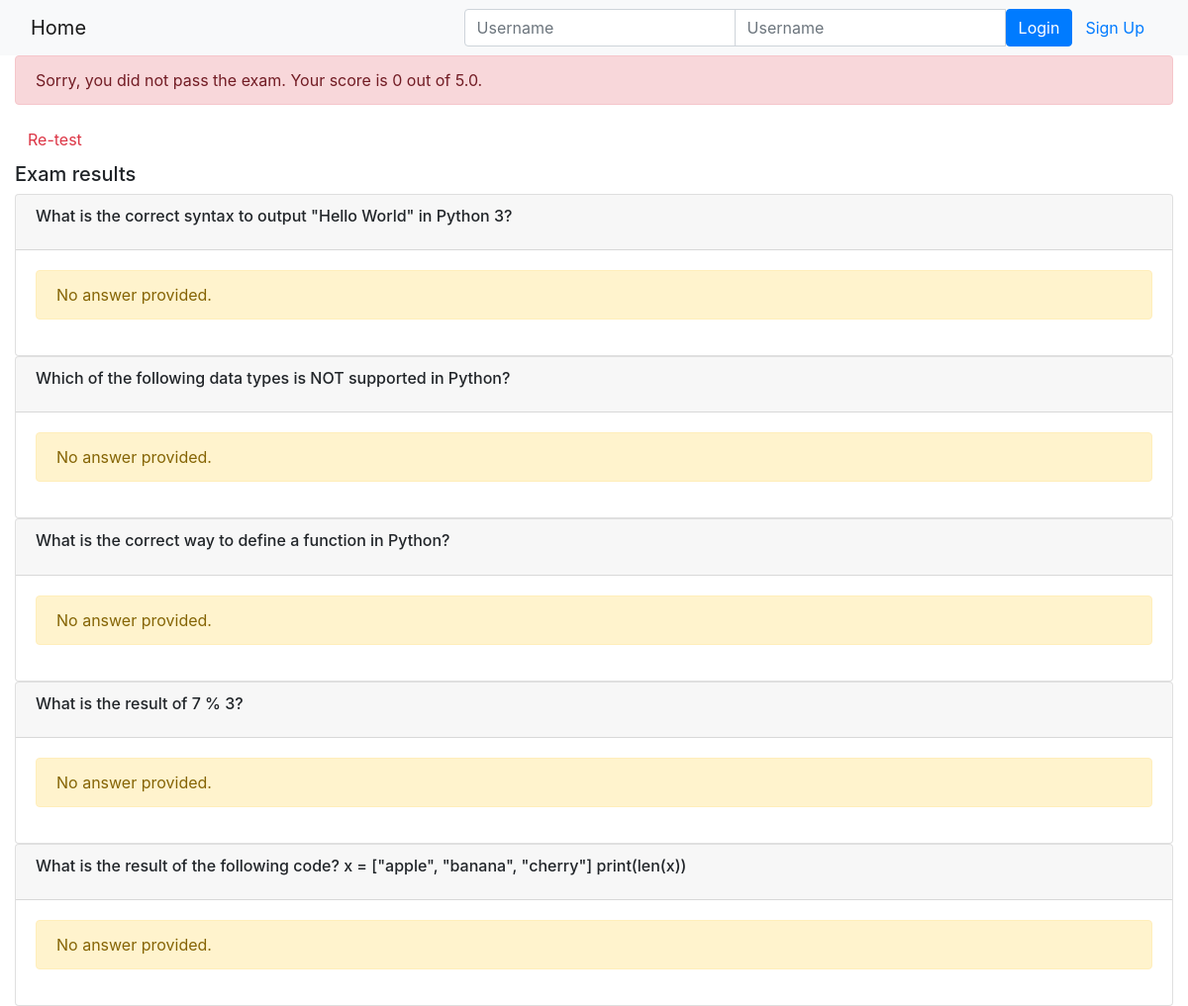
/onlinecourse/5/exam_result/5/, run on the app's committed database.
### onlinecourse/models.py (models this page shows)
class Question(models.Model):
    course = models.ForeignKey(Course, on_delete=models.CASCADE, default=1)
    text = models.TextField(default='')
    grade_point = models.FloatField()

### onlinecourse/views.py (the view)
# urls.py: path('<int:course_id>/exam_result/<int:submission_id>/', views.show_exam_result, name='exam_result'),
def show_exam_result(request, course_id, submission_id):
    course = get_object_or_404(Course, pk=course_id)
    submission = get_object_or_404(Submission, pk=submission_id)
    selected_choice_ids = submission.choices.all().values_list('id', flat=True)
    questions = Question.objects.filter(course=course)
    selected_choices = {}
    for choice_id in selected_choice_ids:
        choice = get_object_or_404(Choice, pk=choice_id)
        selected_choices[choice.question.id] = choice
    total_score = 0
    question_results = []
    for question in questions:
        is_correct = False
        selected_choice = selected_choices.get(question.id)
        if selected_choice and selected_choice.is_correct:
            is_correct = True
            total_score += question.grade_point
        correct_choice = Choice.objects.get(question=question, is_correct=True)
        question_results.append({
            'question': question,
            'selected_choice': selected_choice,
            'is_correct': is_correct,
            'correct_choice': correct_choice
        })
    is_passed = total_score >= questions.aggregate(Sum('grade_point'))['grade_point__sum'] * 0.5
    context = {
        'course': course,
        'submission': submission,
        'question_results': question_results,
        'total_score': total_score,
        'max_score': questions.aggregate(Sum('grade_point'))['grade_point__sum'],
        'is_passed': is_passed
    }
    return render(request, 'onlinecourse/exam_result_bootstrap.html', context)

### onlinecourse/templates/onlinecourse/exam_result_bootstrap.html (shortened to what this page needs)
<!DOCTYPE html>
<html lang="en">
<head>
    {% load static %}
    <link rel="stylesheet" href="https://maxcdn.bootstrapcdn.com/bootstrap/4.5.2/css/bootstrap.min.css">
</head>
<body>
<nav class="navbar navbar-light bg-light">
    <div class="container-fluid">
        <div class="navbar-header">
              <a class="navbar-brand" href="{% url 'onlinecourse:index' %}">Home</a>
        </div>
        <ul class="nav navbar-nav navbar-right">
            {% if user.is_authenticated %}
            <li>
                <a class="btn btn-link" href="#">{{ user.first_name }}({{ user.username }})</a>
                <a class="btn btn-link" href="{% url 'onlinecourse:logout' %}">Logout</a>
            </li>
            {% else %}
            <li>
                <form class="form-inline" action="{% url 'onlinecourse:login' %}" method="post">
                    <div class="input-group">
                        <input type="text" class="form-control" placeholder="Username" name="username" >
                        <input type="password" class="form-control" placeholder="Username" name="psw" >
                        <button class="btn btn-primary" type="submit">Login</button>
                        <a class="btn btn-link" href="{% url 'onlinecourse:registration' %}">Sign Up</a>
                    </div>
                </form>
            </li>
            {% endif %}
        </ul>
    </div>
</nav>
<div class="container-fluid">
    {% if is_passed %}
    <div class="alert alert-success">
        Congratulations, you passed the exam! Your score is {{ total_score }} out of {{ max_score }}.
    </div>
    {% else %}
    <div class="alert alert-danger">
        Sorry, you did not pass the exam. Your score is {{ total_score }} out of {{ max_score }}.
    </div>
    <a class="btn btn-link text-danger" href="{% url 'onlinecourse:course_details' course.id %}">Re-test</a>
    {% endif %}
    <div class="card-columns-vertical mt-1">
        <h5 class="">Exam results</h5>
        {% for question_result in question_results %}
        <div class="card">
            <div class="card-header">
                <h6 class="card-title">{{ question_result.question.text }}</h6>
            </div>
            <div class="card-body">
                {% if question_result.selected_choice %}
                    {% if question_result.is_correct %}
                        <div class="alert alert-success">{{ question_result.selected_choice.text }}</div>
                    {% else %}
                        <div class="alert alert-danger">{{ question_result.selected_choice.text }}</div>
                        <div class="alert alert-warning">Suggestion: {{ question_result.correct_choice.text }}</div>
                    {% endif %}
                {% else %}
                    <div class="alert alert-warning">
                        No answer provided.
                    </div>
                {% endif %}
            </div>
        </div>
        {% endfor %}
    </div>
</div>
</body>
</html>

### data on the page
Question: question.text "What is the correct syntax to output \"Hello World\" in Python 3?"
Question: question.text "Which of the following data types is NOT supported in Python?"
Question: question.text "What is the correct way to define a function in Python?"
Question: question.text "What is the result of 7 % 3?"
Question: question.text "What is the result of the following code? x = [\"apple\", \"banana\", \"cherry\"] print(len(x))"

### other printed values
{{ total_score }} "0"
{{ max_score }} "5.0"
